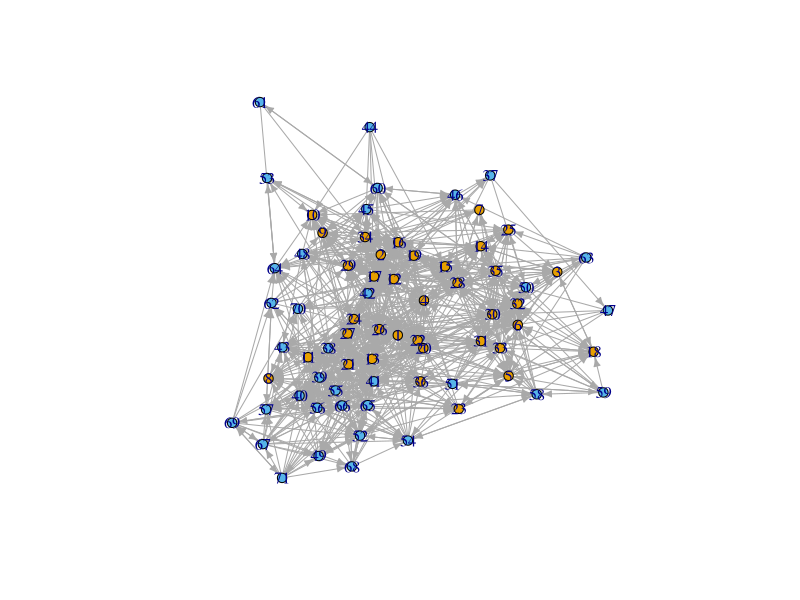
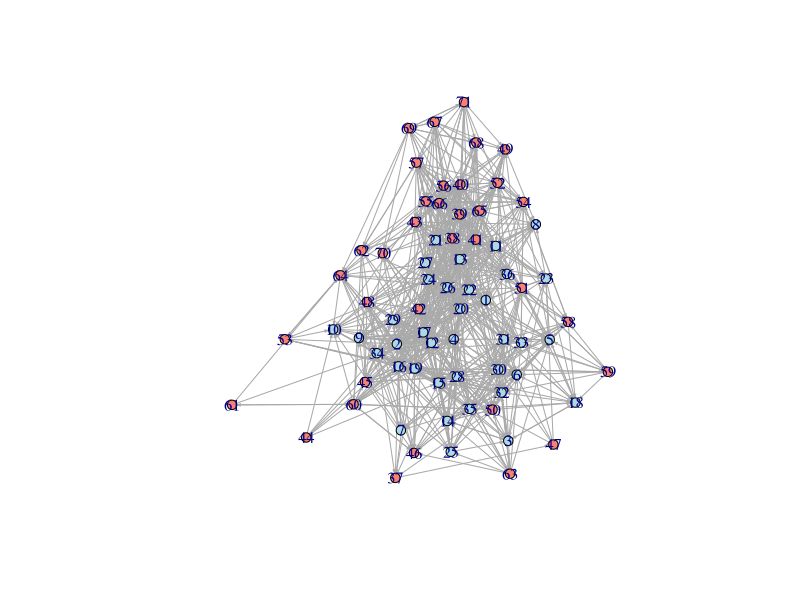
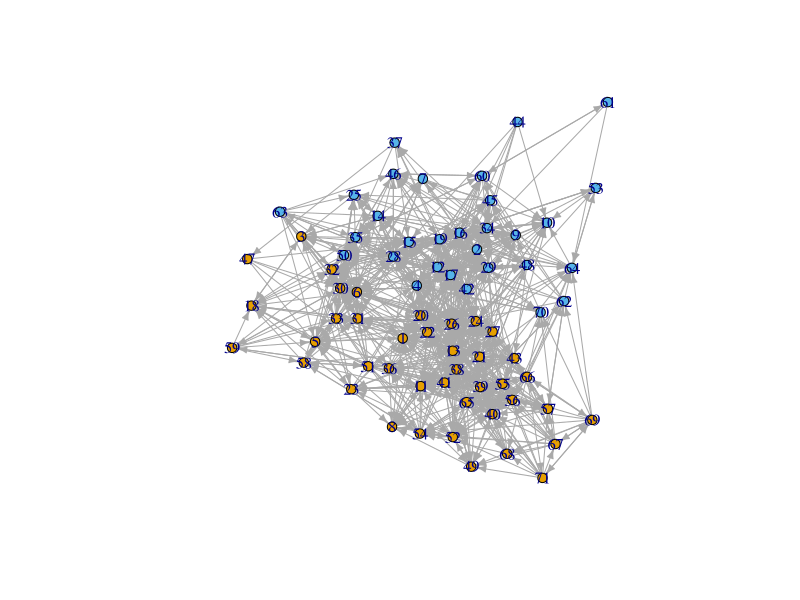
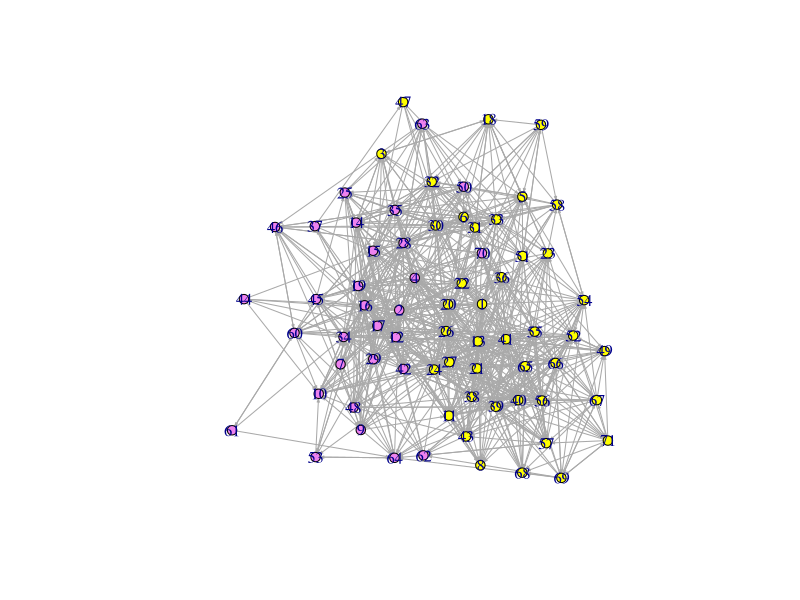
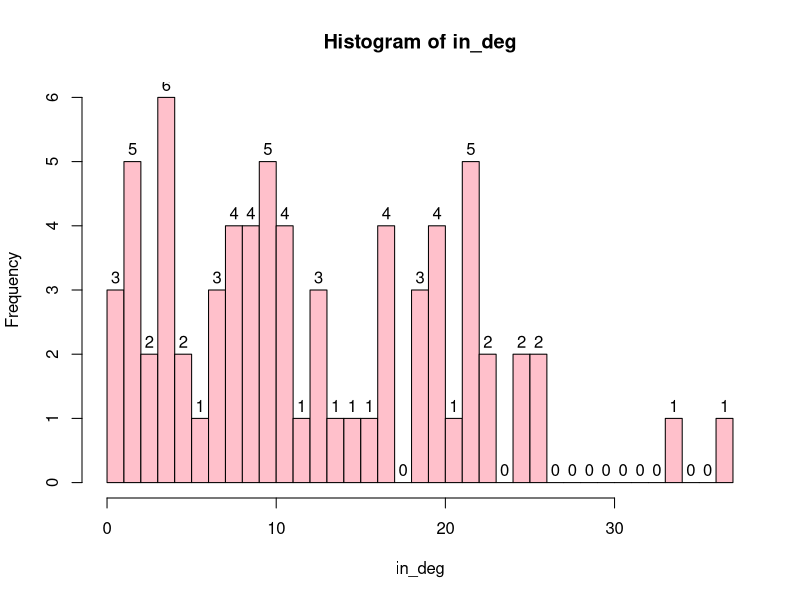
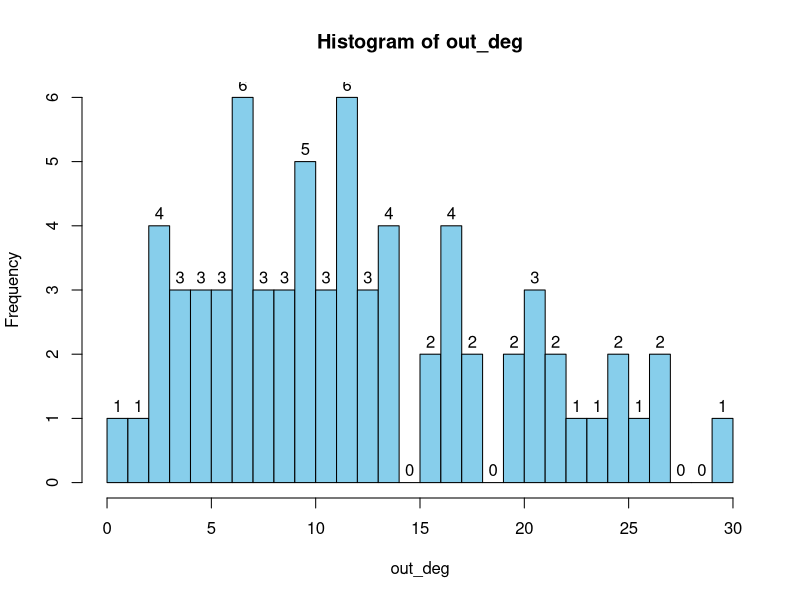
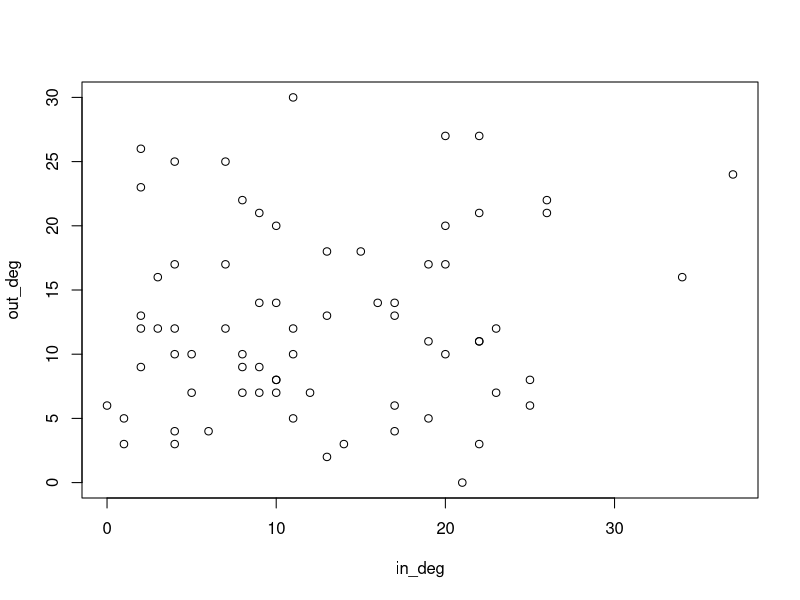
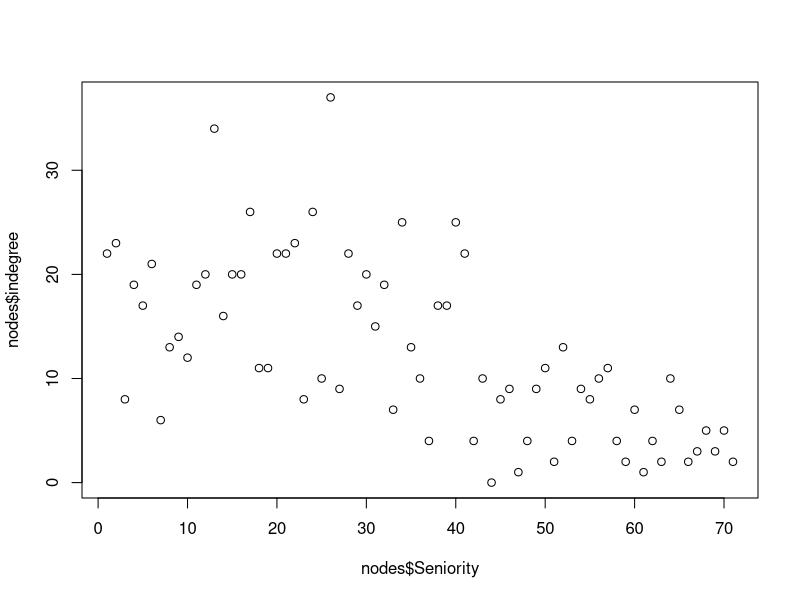

These charts were generated, in order, by the following R code:
library(igraph)
options(digits=3)

advice <- matrix(scan("Advice.txt"),ncol=71,nrow=71,byrow=T) 
nodes <- read.csv("Lawyers.csv", header=T) 
head(nodes)
#Creating a graph object from the adjacency matrix
graph <- graph_from_adjacency_matrix(advice, mode = "directed")

#Question 1: Lawyer groups
table(nodes$Status) #36 Partners and 35 Associates
table(nodes$Gender) # 53 Men and 18 Women
table(nodes$Practice) #41 Litigation and 30 Corporate

#Information about the vertices may be added to a graph object as a vertex attribute. 
V(graph)$status <- nodes$Status 
V(graph)$practice <- nodes$Practice 

  #Plot showing status groups
plot(graph, vertex.size=5, edge.arrow.size=0.5, 
     vertex.color=V(graph)$status) 
  #Change arrow size, vertex color and layout
plot(graph, vertex.size=5, edge.arrow.size=0.18, 
     vertex.color=ifelse(V(graph)$status==1, "lightblue", "salmon"), layout=layout_nicely(graph)) 

  #Plot showing practice types
plot(graph, vertex.size=5, edge.arrow.size=0.5, 
     vertex.color=V(graph)$practice) 
  #Change arrow size, vertex color and layout
plot(graph, vertex.size=5, edge.arrow.size=0.18, 
vertex.color=ifelse(V(graph)$practice==1, "yellow", "violet"), layout=layout_with_lgl(graph)) 

#Question 3: Compute the in-degrees and out-degrees of the vertices.
# Make histograms of the two vectors to see the variation

in_deg <- degree(graph, mode = "in")
in_degree_hist = hist(in_deg,breaks = 30, labels=TRUE,col="pink")

out_deg <- degree(graph, mode = "out")
out_degree_hist = hist(out_deg,breaks=30, labels=TRUE,col="skyblue")


#Question 4. Create a scatterplot between these two types of degrees and 
# explain what this plot tells you. Compute the correlation between the in degree and out 
# degree and use its value to explain the pattern that you see in the scatterplot.

plot(in_deg, out_deg) 
cor(in_deg, out_deg)  #Correlation: 0.14

#Question 5. Attach the two degree vectors as the last two columns.
nodes[,10] <- in_deg
nodes[,11] <- out_deg
colnames(nodes)[10:11] <-c("indegree","outdegree")
print(head(nodes,5))

  #5(a) Draw scatterplots of each degree type against the seniority
plot(nodes$Seniority, nodes$indegree) 
plot(nodes$Seniority, nodes$outdegree)

cor(nodes$Seniority, nodes$indegree) #Correlation: -0.632
cor(nodes$Seniority, nodes$outdegree) #Correlation: 0.137

  #5(b) Draw side-by-side boxplots of the degrees against the status. 
aggregate(indegree ~ Status, data = nodes, mean) # Status 1: 17.69, 2: 7.29
aggregate(outdegree ~ Status, data = nodes, mean) #Status 1: 12.6, 2: 12.5

cor(nodes$Status,nodes$indegree)
cor(nodes$Status,nodes$outdegree)
plot(factor(nodes$Status), nodes$outdegree,boxwex = 0.3,col = "orange",
        border = "brown",
        horizontal = TRUE)
plot(factor(nodes$Status), nodes$indegree, boxwex = 0.3,col = "orange",
        border = "brown",
        horizontal = TRUE)

  #5(b) Draw side-by-side boxplots of the degrees against the practice categories
aggregate(indegree ~ Practice, data = nodes, mean) # Practice 1: 13.3, 2: 11.6
aggregate(outdegree ~ Practice, data = nodes, mean) # Practice 1: 12.8, 2: 12.2

plot(factor(nodes$Practice), nodes$outdegree, col = "orange",boxwex = 0.3,border = "brown",horizontal = TRUE) 

plot(factor(nodes$Practice), nodes$indegree, col = "orange",boxwex = 0.3,border = "brown",horizontal = TRUE, breaks=80) 

# Q6: Compute the eigenvector centrality scores for the vertices and store the values in an igraph object called eigen.cent
eigen.cent = eigen_centrality(graph)
nodes[,12] = eigen.cent$vector
colnames(nodes)[12] <-c("EigenValue")

# 6(a) 
print(head(nodes,5))

# 6(b)
print(nodes[,1][which(nodes$EigenValue > .8)])
print(nodes[,1][which(nodes$EigenValue ==1)])

# 6(c)
plot(nodes$Seniority, nodes$EigenValue)
cor(nodes$Seniority, nodes$EigenValue) #Correlation: -0.451

# 6(d)
plot(factor(nodes$Status), nodes$EigenValue, col = "orange",boxwex = 0.3,
     border = "brown", horizontal=TRUE)
aggregate(EigenValue ~ Status, data = nodes, mean) 

# 6(e)
plot(factor(nodes$Practice), nodes$EigenValue, col = "orange",boxwex = 0.3,
     border = "brown", horizontal=TRUE)
aggregate(EigenValue ~ Practice, data = nodes, mean)










